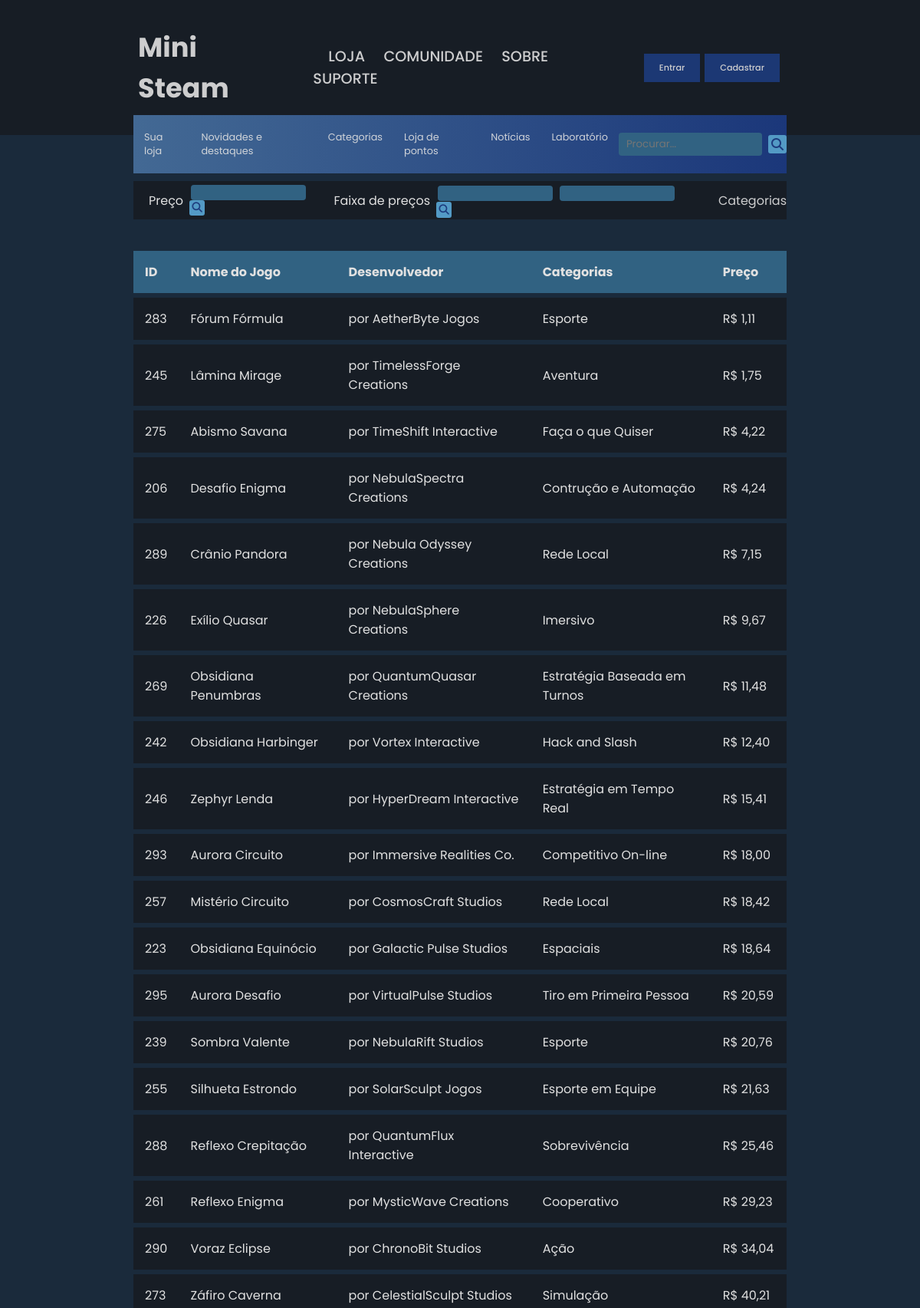
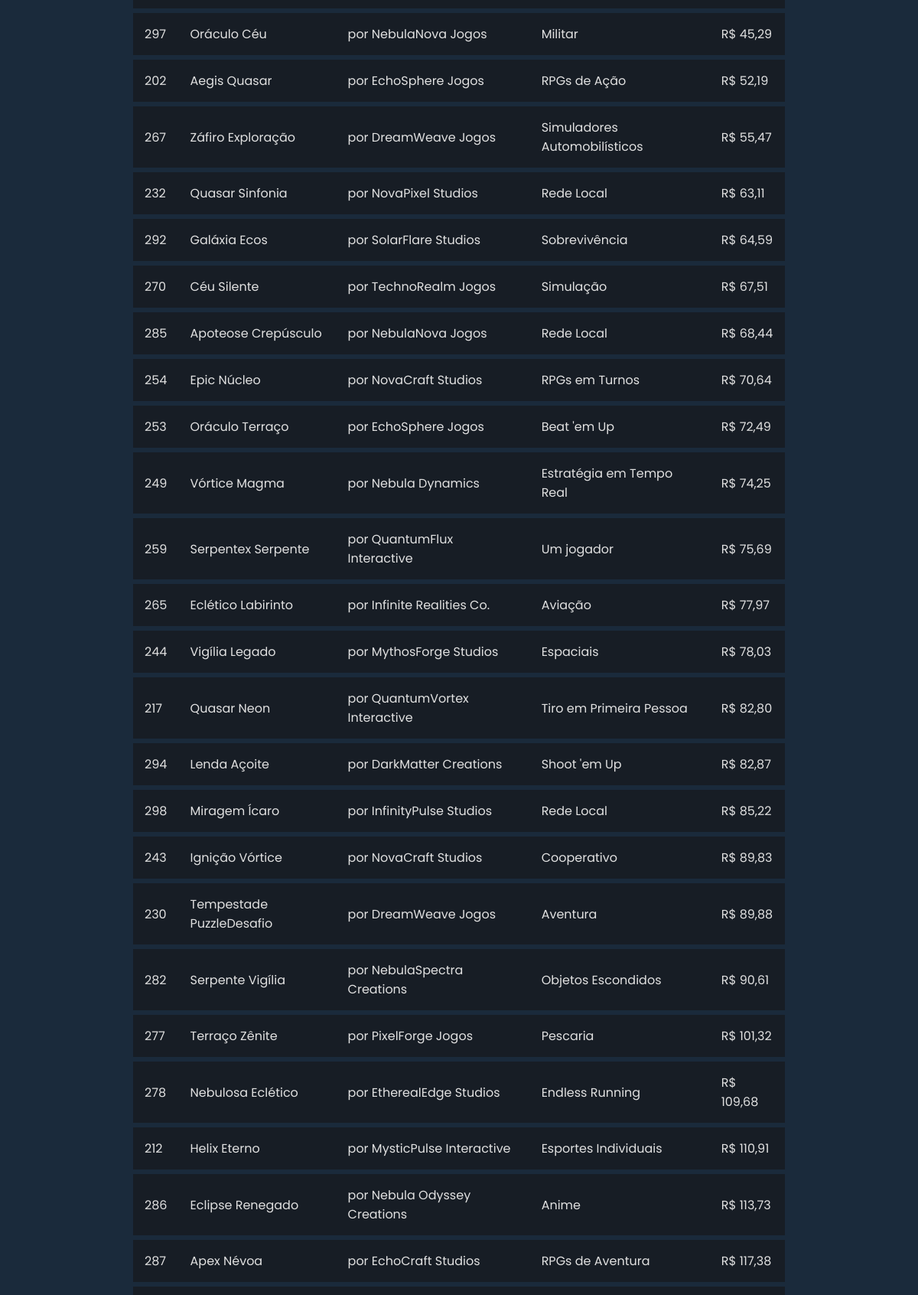
The page / (upper part) on the database its author committed (2 pictures, top to bottom).
### app_mini_steam/models.py (models this page shows, shortened)
class Game(models.Model):
    id = models.AutoField(primary_key=True)
    name = models.CharField(max_length=255)
    developer = models.CharField(max_length=255)
    genre = models.CharField(max_length=50)
    release_date = models.DateField()
    price = models.DecimalField(max_digits=5, decimal_places=2)

### app_mini_steam/views.py (the view)
# urls.py: path('', views.home, name='home'),
def home(request):
    motor_busca = MotorBuscaJogos()
    motor_busca.inicializar_catalogo()
    arvore_jogos = motor_busca.catalogo_jogos
    if arvore_jogos.raiz:
        arvore_jogos.mostrar_arvore()
        games_na_arvore = arvore_jogos.jogos_em_ordem()
        for game in games_na_arvore:
            print("[", game.price, "]", game.id, "-", game.name, "-", game.developer, "-", game.genre, "-", game.release_date)
        print(f"Game Price Type: {type(games_na_arvore[0].price)}, Game Price: {games_na_arvore[0].price}")
        return render(request, 'home.html', {'games': games_na_arvore})
    else:
        return render(request, 'home.html', {'games': []})

### app_mini_steam/views.py (called while the page is built)
    def inserir(self, jogo):
        if self.raiz is None:
            self.raiz = NoJogo(jogo)
        else:
            self.raiz = self._inserir(self.raiz, jogo)

    def altura(self, no):
        if no is None:
            return 0
        return no.altura

    def atualizar_altura(self, no):
        if no is not None:
            no.altura = 1 + max(self.altura(no.esquerda), self.altura(no.direita))

    def _rotacao_direita(self, z):
        y = z.esquerda
        if y is not None:
            T2 = y.direita
            y.direita = z
            z.esquerda = T2
            self.atualizar_altura(z)
            self.atualizar_altura(y)
            return y
        else:
            return z

    def _rotacao_esquerda(self, y):
        x = y.direita
        if x is not None:
            T2 = x.esquerda
            x.esquerda = y
            y.direita = T2
            self.atualizar_altura(y)
            self.atualizar_altura(x)
            return x
        else:
            return y

    def _fator_de_balanceamento(self, no):
        if no is None:
            return 0
        return self.altura(no.esquerda) - self.altura(no.direita)

    def em_ordem(self, no, lista_jogos):
        if no is not None:
            self.em_ordem(no.esquerda, lista_jogos)
            lista_jogos.append(no.jogo)
            self.em_ordem(no.direita, lista_jogos)

    def jogos_em_ordem(self):
        lista_jogos = []
        self.em_ordem(self.raiz, lista_jogos)
        return lista_jogos

    def print_da_arvore(self, no, nivel=0, prefixo="root: "):
        if no is not None:
            print(" " * (nivel * 4) + prefixo + "[ R$", no.jogo.price, "]", no.jogo.id, "-", no.jogo.name, "-", no.jogo.developer, "-", no.jogo.genre)
            if no.esquerda or no.direita:
                self.print_da_arvore(no.esquerda, nivel + 1, "esquerda - ")
                self.print_da_arvore(no.direita, nivel + 1, "direita - ")

    def mostrar_arvore(self):
        self.print_da_arvore(self.raiz)

    def adicionar_jogo(self, jogo):
        genero = jogo.genre
        if genero in self.genero_para_jogos:
            self.genero_para_jogos[genero].append(jogo)
        else:
            self.genero_para_jogos[genero] = [jogo]

    def inicializar_catalogo(self):
        games = Game.objects.all()
        for game in games:
            self.catalogo_jogos.inserir(game)
            self.generos.adicionar_jogo(game)

### app_mini_steam/templates/home.html (shortened to what this page needs)
{% extends "index.html" %}
{% block content %}
<link rel="stylesheet" href="../static/css/index.css">
<section class="barra_pesquisa">
    <div class="busca">
        <p>Preço</p>
        <div class="preco">
            <form action="{% url 'buscar_jogos_por_preco' %}" method="POST">
                <input type="text" name="busca_preco" id="busca_preco">
                <button class="btn_preco" type="submit"><i class="fa-solid fa-magnifying-glass"></i></button>
            </form>
        </div>
        <p>Faixa de preços</p>
        <div class="faixas">
            <form action="{% url 'buscar_por_faixa_preco' %}" method="POST">
                <input type="text" name="faixa1" id="faixa1">
                <input type="text" name="faixa2" id="faixa2">
                <button id="btn_faixa_preco"><i class="fa-solid fa-magnifying-glass"></i></button>
            </form>
        </div>
        <a href="{% url 'categorias' %}">Categorias</a>
    </div>
</section>
{% if games %}
    <table class="lista_de_jogos">
        <thead>
            <tr>
                <th>ID</th>
                <th>Nome do Jogo</th>
                <th>Desenvolvedor</th>
                <th>Categorias</th>
                <th>Preço</th>
            </tr>
        </thead>
        <tbody>
            {% for game in games %}
                <tr>
                    <td>{{ game.id }}</td>
                    <td>{{ game.name }}</td>
                    <td>por {{ game.developer }}</td>
                    <td>{{ game.genre }}</td>
                    <td>R$ {{ game.price }}</td>
                </tr>
            {% endfor %}
        </tbody>
    </table>
{% endif %}
{% endblock %}

### app_mini_steam/static/css/index.css (style rules this page uses)
:root { --white-color: #e1e1e1; --dark-blue-steam-color: #171d25; --nav-color: #1d3b7d; --bg: #1a2a3b; --steam-blue: #1a9fff; --dark-gray-blue: #316282; --linear-gradient: linear-gradient(to left, #1b377a, #436994); --gray: #797878; }
* { margin: 0; padding: 0; box-sizing: border-box; font-family: 'Poppins', sans-serif; }
a { opacity: 0.9; }
body, html { margin: 0; padding: 0; height: 100%; background-color: var(--bg); }
.lista_de_jogos { width: 71%; margin: 20px auto; border-collapse: collapse; background-color: var(--dark-blue-steam-color); margin-top: 35px; margin-bottom: 35px; }
.lista_de_jogos th, .lista_de_jogos td { border-top: 6px solid var(--bg); border-bottom: 6px solid var(--bg); padding: 15px; text-align: left; color: var(--white-color); }
.lista_de_jogos th { color: var(--white-color); background-color: var(--dark-gray-blue); }
section.barra_pesquisa { display: flex; width: 100%; align-items: center; justify-content: center; }
section.barra_pesquisa .busca { display: flex; width: 71%; height: 50px; margin-top: 210px; background-color: var(--dark-blue-steam-color); align-items: center; }
section.barra_pesquisa .busca a { text-decoration: none; color: var(--white-color); margin-left: 125px; }
section.barra_pesquisa .busca p { color: var(--white-color); padding-left: 20px; text-wrap: nowrap; margin-right: 5px; }
section.barra_pesquisa .busca input { width: 150px; height: 20px; border-radius: 4px; border-style: none; padding-left: 10px; color: var(--white-color); background: var(--dark-gray-blue); margin-left: 5px; }
section.barra_pesquisa .busca .fa-magnifying-glass { color: #1d3b7d; }
section.barra_pesquisa .busca button { background-color: var(--dark-blue-steam-color); background-color: #539ac5; border-radius: 3px; margin-left: 3px; padding: 3.4px 3.4px; align-self: center; border-style: none; cursor: pointer; }
@media screen and (max-width: 1366px) { section.barra_pesquisa .busca a { margin-left: 50px; } }

### rows shown on the page
Game: id "283", name "Fórum Fórmula", developer "AetherByte Jogos", genre "Esporte", price "1,11"
Game: id "245", name "Lâmina Mirage", developer "TimelessForge Creations", genre "Aventura", price "1,75"
Game: id "275", name "Abismo Savana", developer "TimeShift Interactive", genre "Faça o que Quiser", price "4,22"
Game: id "206", name "Desafio Enigma", developer "NebulaSpectra Creations", genre "Contrução e Automação", price "4,24"
Game: id "289", name "Crânio Pandora", developer "Nebula Odyssey Creations", genre "Rede Local", price "7,15"
Game: id "226", name "Exílio Quasar", developer "NebulaSphere Creations", genre "Imersivo", price "9,67"
Game: id "269", name "Obsidiana Penumbras", developer "QuantumQuasar Creations", genre "Estratégia Baseada em Turnos", price "11,48"
Game: id "242", name "Obsidiana Harbinger", developer "Vortex Interactive", genre "Hack and Slash", price "12,40"
Game: id "246", name "Zephyr Lenda", developer "HyperDream Interactive", genre "Estratégia em Tempo Real", price "15,41"
Game: id "293", name "Aurora Circuito", developer "Immersive Realities Co.", genre "Competitivo On-line", price "18,00"
Game: id "257", name "Mistério Circuito", developer "CosmosCraft Studios", genre "Rede Local", price "18,42"
Game: id "223", name "Obsidiana Equinócio", developer "Galactic Pulse Studios", genre "Espaciais", price "18,64"
Game: id "295", name "Aurora Desafio", developer "VirtualPulse Studios", genre "Tiro em Primeira Pessoa", price "20,59"
Game: id "239", name "Sombra Valente", developer "NebulaRift Studios", genre "Esporte", price "20,76"
Game: id "255", name "Silhueta Estrondo", developer "SolarSculpt Jogos", genre "Esporte em Equipe", price "21,63"
Game: id "288", name "Reflexo Crepitação", developer "QuantumFlux Interactive", genre "Sobrevivência", price "25,46"
Game: id "261", name "Reflexo Enigma", developer "MysticWave Creations", genre "Cooperativo", price "29,23"
Game: id "290", name "Voraz Eclipse", developer "ChronoBit Studios", genre "Ação", price "34,04"
Game: id "273", name "Záfiro Caverna", developer "CelestialSculpt Studios", genre "Simulação", price "40,21"
Game: id "297", name "Oráculo Céu", developer "NebulaNova Jogos", genre "Militar", price "45,29"
Game: id "202", name "Aegis Quasar", developer "EchoSphere Jogos", genre "RPGs de Ação", price "52,19"
Game: id "267", name "Záfiro Exploração", developer "DreamWeave Jogos", genre "Simuladores Automobilísticos", price "55,47"
Game: id "232", name "Quasar Sinfonia", developer "NovaPixel Studios", genre "Rede Local", price "63,11"
Game: id "292", name "Galáxia Ecos", developer "SolarFlare Studios", genre "Sobrevivência", price "64,59"
Game: id "270", name "Céu Silente", developer "TechnoRealm Jogos", genre "Simulação", price "67,51"
Game: id "285", name "Apoteose Crepúsculo", developer "NebulaNova Jogos", genre "Rede Local", price "68,44"
Game: id "254", name "Epic Núcleo", developer "NovaCraft Studios", genre "RPGs em Turnos", price "70,64"
Game: id "253", name "Oráculo Terraço", developer "EchoSphere Jogos", genre "Beat 'em Up", price "72,49"
Game: id "249", name "Vórtice Magma", developer "Nebula Dynamics", genre "Estratégia em Tempo Real", price "74,25"
Game: id "259", name "Serpentex Serpente", developer "QuantumFlux Interactive", genre "Um jogador", price "75,69"
Game: id "265", name "Eclético Labirinto", developer "Infinite Realities Co.", genre "Aviação", price "77,97"
Game: id "244", name "Vigília Legado", developer "MythosForge Studios", genre "Espaciais", price "78,03"
Game: id "217", name "Quasar Neon", developer "QuantumVortex Interactive", genre "Tiro em Primeira Pessoa", price "82,80"
Game: id "294", name "Lenda Açoite", developer "DarkMatter Creations", genre "Shoot 'em Up", price "82,87"
Game: id "298", name "Miragem Ícaro", developer "InfinityPulse Studios", genre "Rede Local", price "85,22"
Game: id "243", name "Ignição Vórtice", developer "NovaCraft Studios", genre "Cooperativo", price "89,83"
Game: id "230", name "Tempestade PuzzleDesafio", developer "DreamWeave Jogos", genre "Aventura", price "89,88"
Game: id "282", name "Serpente Vigília", developer "NebulaSpectra Creations", genre "Objetos Escondidos", price "90,61"
Game: id "277", name "Terraço Zênite", developer "PixelForge Jogos", genre "Pescaria", price "101,32"
Game: id "278", name "Nebulosa Eclético", developer "EtherealEdge Studios", genre "Endless Running", price "109,68"
Game: id "212", name "Helix Eterno", developer "MysticPulse Interactive", genre "Esportes Individuais", price "110,91"
Game: id "286", name "Eclipse Renegado", developer "Nebula Odyssey Creations", genre "Anime", price "113,73"
Game: id "287", name "Apex Névoa", developer "EchoCraft Studios", genre "RPGs de Aventura", price "117,38"
